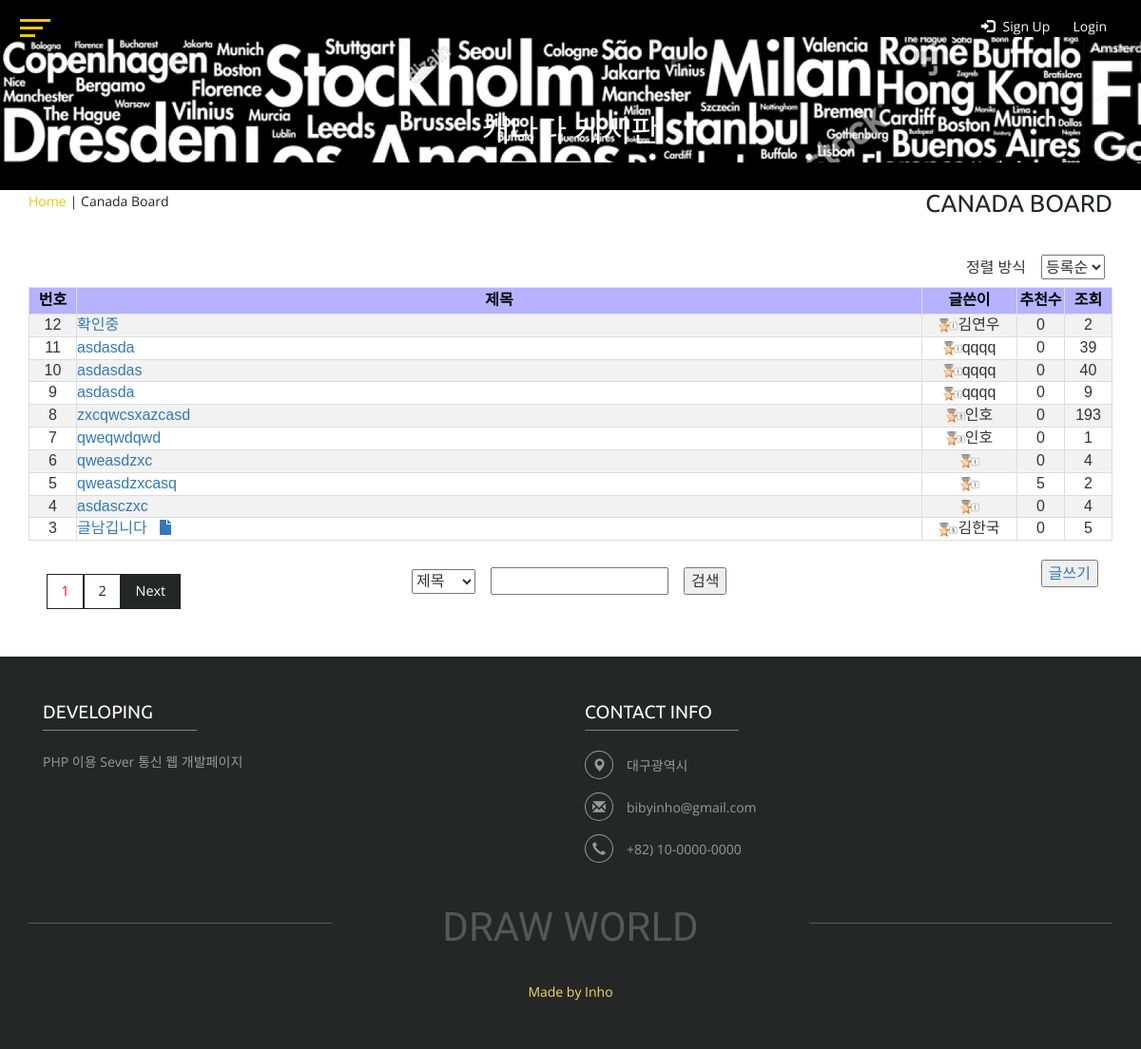
Page /CanadaBoard.php on the committed database.
### tables this page shows
CREATE TABLE `canadaboard` (
  `num` int(11) NOT NULL,
  `id` char(15) NOT NULL,
  `name` char(10) NOT NULL,
  `subject` char(200) NOT NULL,
  `content` text NOT NULL,
  `regist_day` char(20) NOT NULL,
  `recommand` int(11) DEFAULT 0,
  `hit` int(11) NOT NULL,
  `file_name` char(40) DEFAULT NULL,
  `file_type` char(40) DEFAULT NULL,
  `file_copied` char(40) DEFAULT NULL
);

### CanadaBoard.php (the view, shortened to what this page needs)
<!DOCTYPE html>
<html>
<head>
<link rel="stylesheet" href="https://cdnjs.cloudflare.com/ajax/libs/font-awesome/5.8.2/css/all.min.css" />
<link href="css/bootstrap.css" rel="stylesheet" type="text/css" media="all" />
<link rel="stylesheet" type="text/css" href="css/zoomslider.css" />
<link rel="stylesheet" type="text/css" href="css/style.css" />
<link rel="stylesheet" type="text/css" href="css/component.css" />
<link href="css/font-awesome.min.css" rel="stylesheet" type="text/css" media="all" />
</head>
<body>
<div class="banner-inner-board">
	<header>
		<?php include "header.php";?>
	</header>
	<div class="banner-info">
		<h1><a href="canadaboard.php">캐나다 게시판</a></h1>
	</div>
</div>
			<section>
<?php
if(isset($_GET["setting"])){
			$setting = $_GET["setting"];
}
else {
			$setting = "num";
}
 ?>
  <div class="container">
		<div class="wthree_service_breadcrumb_left">
			<ul>
				<li><a href="index.php">Home</a> <i>|</i></li>
				<li>Canada Board</li>
			</ul>
		</div>
		<div class="wthree_service_breadcrumb_right">
			<h3>Canada Board</h3>
		</div>
		<div class="row" style="padding-top:60px">
			<div style="float: right;">
				<form name="selectTable" method="get" action='canadaboard.php'>
					<table>
						<tr>
							<td>정렬 방식</td>
							<td><select onchange="this.form.submit()"name="setting">
							<option value="num" <?php if($setting == "num")echo "selected" ?>>등록순</option>
						</select></td>
						</tr>
					</table>
			</form>
			</div>
		</div>
    <div class="row">
      <table id="customers" style="padding-top:20px">
        <tr>
          <th style="width:50px">번호</th>
          <th>제목</th>
          <th style="width:100px">글쓴이</th>
					<th style="width:50px">추천수</th>
          <th style="width:50px">조회</th>
        </tr>
      <?php
        if (isset($_GET["page"]))
        $page = $_GET["page"];
        else
        $page = 1;
				if(isset($_GET["searching_type"])){
					if($searching_type == "name"){
						$con = mysqli_connect("localhost", "user", "12345", "drawworld");
						$sql = "select * from canadaboard where $searching_type = '$searching'";
						$result = mysqli_query($con, $sql);
						$total_record = mysqli_num_rows($result);
					}else{
						$searching = $searching.'%';
						$con = mysqli_connect("localhost", "user", "12345", "drawworld");
						$sql = "select * from canadaboard where $searching_type like '$searching'";
						$result = mysqli_query($con, $sql);
						$total_record = mysqli_num_rows($result);
					}
				}else{
					if($setting == "num"){
						$con = mysqli_connect("localhost", "user", "12345", "drawworld");
						$sql = "select * from canadaboard order by num desc";
						$result = mysqli_query($con, $sql);
						$total_record = mysqli_num_rows($result);
					}else if($setting == "hit"){
						$con = mysqli_connect("localhost", "user", "12345", "drawworld");
						$sql = "select * from canadaboard order by hit desc";
						$result = mysqli_query($con, $sql);
						$total_record = mysqli_num_rows($result);
					}else if($setting == "recommand"){
						$con = mysqli_connect("localhost", "user", "12345", "drawworld");
						$sql = "select * from canadaboard order by recommand desc";
						$result = mysqli_query($con, $sql);
						$total_record = mysqli_num_rows($result);
					}
				}
        $scale = 10;
        if ($total_record % $scale == 0)
        $total_page = floor($total_record/$scale);
        else
        $total_page = floor($total_record/$scale) + 1;
        $start = ($page - 1) * $scale;
        $number = $total_record - $start;
        for ($i=$start; $i<$start+$scale && $i < $total_record; $i++)
        {
        mysqli_data_seek($result, $i);
        $row = mysqli_fetch_array($result);
        $num         = $row["num"];
        $id          = $row["id"];
        $name    		= $row["name"];
        $subject     = $row["subject"];
        $hit         = $row["hit"];
				$recommand	 = $row["recommand"];
        if ($row["file_name"])
        $file_image = "<img src='./img/file.gif'>";
        else
        $file_image = " ";
				$con = mysqli_connect("localhost", "user", "12345", "drawworld");
				$sql = "select auth, point from members where id = '$id'";
				$memberpoint = mysqli_query($con, $sql);
				$row2 = mysqli_fetch_array($memberpoint);
				$point = $row2["point"];
				$auth = $row2["auth"];
				if($auth == 5){
					$imgsrc = '50.gif';
				}else{
					if($point > 0 && $point <= 500){
						$imgsrc = '1.gif';
					}else if($point > 500 && $point <= 1000){
						$imgsrc = '2.gif';
					}else if($point > 1000 && $point <= 2000){
						$imgsrc = '3.gif';
					}else if($point > 2000 && $point <= 3000){
						$imgsrc = '4.gif';
					}else{
						$imgsrc = '5.gif';
					}
				}
      ?>
        <tr>
          <td style="text-align: center;"><?=$number?></td>
          <td><a href="board_view.php?num=<?=$num?>&page=<?=$page?>&board_type=canadaboard"><?=$subject?><?php if($file_image!=" "){echo"&nbsp&nbsp&nbsp<i class='fas fa-file'></i>";} ?></a></td>
          <td style="text-align: center;"><?php echo "<img style='width:20px; height:15px;' src='./data/".$imgsrc."' width=100% height=100%/>";?><?=$name?></td>
					<td style="text-align: center;"><?=$recommand?></td>
          <td style="text-align: center;"><?=$hit?></td>
        </tr>
      <?php
      $number--;
      }
      ?>
      </table>
    </div>
    <div class="row" style="padding-top: 20px">
      <div class="col-md-4 blog-pagenat" >
				<ul>
    <?php
    for ($i=1; $i<=$total_page; $i++)
    {
    if ($page == $i)
    {
      echo "<li><a href='#' style='color:red;'>$i</a></li>";
      }
      else
      {
        echo "<li><a href='canadaboard.php?page=$i&setting=$setting'> $i </a></li>";
      }
    }
    if ($total_page>=2 && $page != $total_page)
    {
    $new_page = $page+1;
      echo "<li><a class='last' href='canadaboard.php?page=$new_page&setting=$setting'>Next</a></li>";
    }
    ?>
	</ul>
  </div>
	<div class="col-md-4">
		<form action="canadaboard.php" method="get">
			<table>
				<tr>
					<td>
						<select name="searching_type">
							<option value="subject" selected>제목</option>
						</select>
					</td>
					<td><input type="text" name="searching"></td>
					<td><input type="submit" value="검색"></td>
				</tr>
			</table>
		</form>
  </div>
  <div class="col-md-4 text-right">
    <?php
    if($userid) {
    ?>
    <button onclick="location.href='board_make.php'">글쓰기</button>
    <?php
    } else {
    ?>
    <a href="javascript:alert('로그인 후 이용해 주세요!')"><button>글쓰기</button></a>
    <?php
    }
    ?>
    </div>
  </div>
</div>
			</section>
			<div class="clearfix" style="padding-bottom: 50px"> </div>
	<div class="footer">
		<?php include "./footer.php";?>
	</div>
</body>
</html>

### css/zoomslider.css (style rules this page uses)
.banner-info { padding:9% 0 0 0; color: #fff; text-align: center; }
.banner-info h1 a { font-family: 'Wallpoet', cursive; font-size: 1em; color: #fff; text-transform:uppercase; }
@media (max-width:1366px) { .banner-info { padding: 7% 0 0 0; color: #fff; text-align: center; } }
@media (max-width:1366px) { .banner-info h1 a { font-size: 0.9em; } }

### rows in the picture
canadaboard: subject "확인중", name "김연우", recommand "0", hit "2"
canadaboard: subject "asdasda", name "qqqq", recommand "0", hit "39"
canadaboard: subject "asdasdas", name "qqqq", recommand "0", hit "40"
canadaboard: subject "asdasda", name "qqqq", recommand "0", hit "9"
canadaboard: subject "zxcqwcsxazcasd", name "인호", recommand "0", hit "193"
canadaboard: subject "qweqwdqwd", name "인호", recommand "0", hit "1"
canadaboard: subject "qweasdzxc", recommand "0", hit "4"
canadaboard: subject "qweasdzxcasq", recommand "5", hit "2"
canadaboard: subject "asdasczxc", recommand "0", hit "4"
canadaboard: subject "글남깁니다", shows a picture, name "김한국", recommand "0", hit "5"
